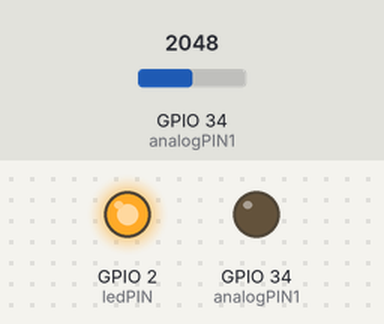
Simulated run of this sketch. Board: ESP32. Shown: output pins drawn as LEDs (lit = HIGH). The test bench sets the inputs (shaded band); at power-on: GPIO 34 (analogPIN1) = 2048. WiFi joins after 1.5 s; servers stay silent unless stated; what the sketch prints to the serial monitor is not drawn.

Above: at 0.1 s.
At 2.1 s:
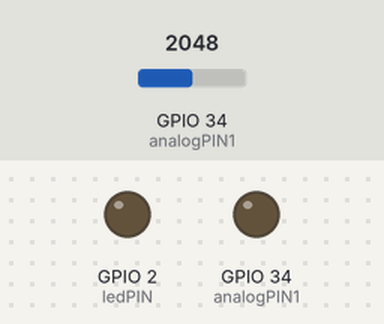
Timing chart, 0 to 3.6 s (numbered marks = the images above):
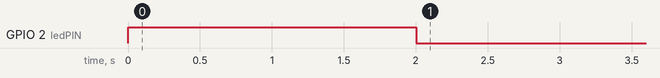

Measured:
- by itself, GPIO 2 (ledPIN): HIGH → LOW at 2.0 s

The sketch:

assignmentrealtime.ino
```cpp
#include <WiFi.h>

const char* ssid     = "Joker";
const char* password = "0869676747";
const char* host = "api.thingspeak.com";    // Host ของ thingspeak ไม่ต้องแก้ไข
const char* api   = "EWN6LXMSUVO09MKO";
const int httpPort = 80;
#define analogPIN1 34
#define ledPIN 2
int val_light=0;
void light(void *pvParameter){

  pinMode(analogPIN1,OUTPUT);
  while(true) {
    val_light =map(analogRead(analogPIN1),0,4095,100,0);
    Serial.println(val_light);
    vTaskDelay(2000 / portTICK_RATE_MS);
  }
}
// ----------------------------------------------------------------------------------
void led_task(void *pvParameter){

  pinMode(ledPIN,OUTPUT);
  while(true) {
    if(val_light <30 )
      digitalWrite(ledPIN,HIGH);
    else
      digitalWrite(ledPIN,LOW);
    vTaskDelay(2000 / portTICK_RATE_MS);

  }
}
//-------------------------------------------------------------------------------------
void send_data(void *pvParameter){

  while(true){
    WiFiClient client;
      if (!client.connect(host, httpPort)) {
      Serial.println("connection failed");
      }
    String url = "/update?api_key=";
    url += api;
    url += "&field1=";
    url += String(val_light);
    client.print(String("GET ") + url + " HTTP/1.1\r\n" +
               "Host: " + host + "\r\n" +
               "Connection: close\r\n\r\n");

    delay(10);
    vTaskDelay(2000 / portTICK_RATE_MS);
   }
 }
//---------------------------------------------------------------------------------
void setup() {
  Serial.begin(115200);
  xTaskCreate(&light, "light_task", 2048, NULL, 5, NULL);
  xTaskCreate(&led_task,"led_task",2048, NULL, 5, NULL);
  xTaskCreate(&send_data,"Send data to thinkspeak",2048,NULL,5,NULL);

  Serial.print("Connecting to ");
    Serial.println(ssid);
    WiFi.mode(WIFI_STA);
    WiFi.begin(ssid, password);

    while (WiFi.status() != WL_CONNECTED) {
        delay(500);
        Serial.print(".");
    }

    Serial.println("");
    Serial.println("WiFi connected.");
    Serial.println("IP address: ");
    Serial.println(WiFi.localIP());


}

void loop() {

}
```
